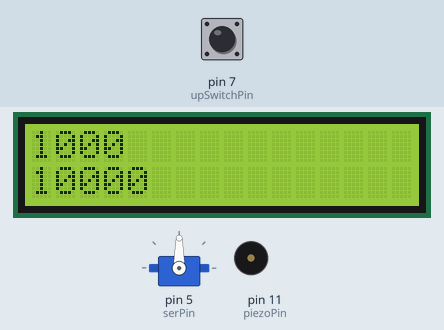
The sketch below on a simulated Arduino Uno, built with avr-gcc and run on an emulated ATmega328P. On the bench: servo, 16×2 character LCD, buzzer (waves = sounding, pin HIGH). The inputs (shaded band) are chosen by the test bench; at power-on: pin 7 (upSwitchPin) LOW.

Above: at 1.6 s.
1.7 s: pin 7 (upSwitchPin) pulled HIGH for 0.15 s
At 2.5 s:
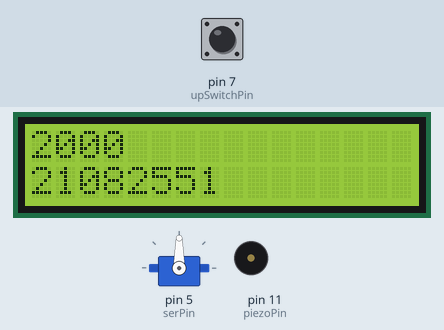
4.5 s: pin 7 (upSwitchPin) pulled HIGH for 1 s
At 5.8 s:
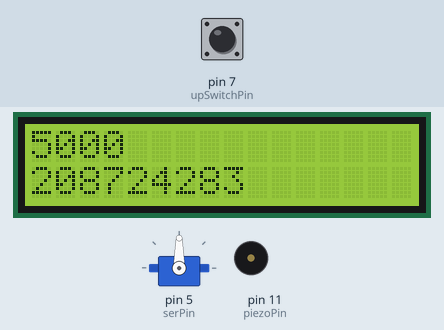
7.5 s: pin 7 (upSwitchPin) pulled HIGH for 0.15 s
At 8.3 s:
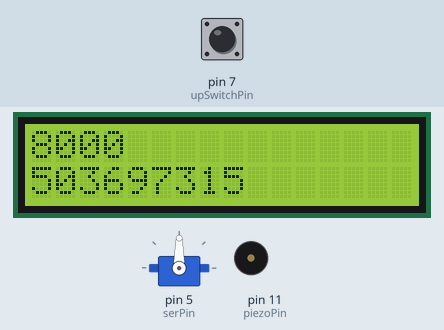
10.5 s: pin 7 (upSwitchPin) pulled HIGH for 1 s
At 11.8 s:
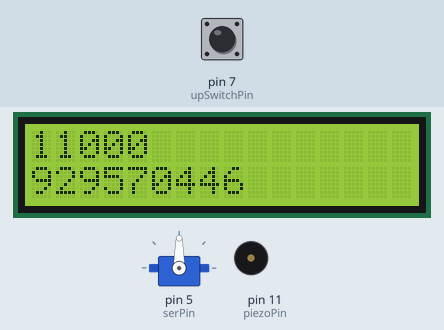
13.5 s: pin 7 (upSwitchPin) pulled HIGH for 3.2 s
At 16.5 s:
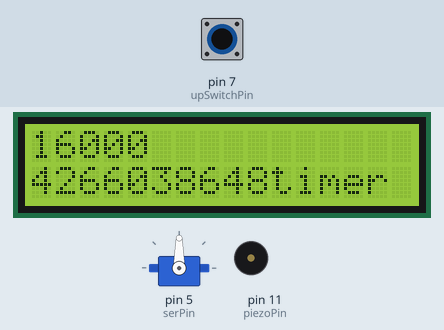
Timing chart, 0 to 18.0 s (numbered marks = the images above; inputs shaded):
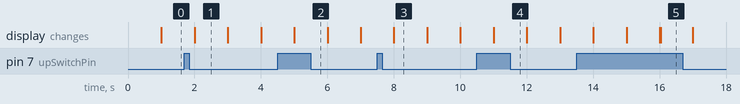

The sketch:

MillisTest.ino
```cpp
#include <Servo.h>
#include <LiquidCrystal.h>
int serPin = 5;
float serVal=0;
int potPin = A0;
int potVal;
int lightSensPin=A1;
int lightSensVal;
int upSwitchPin = 7, downSwitchPin = 6;
int RS=2,E=3,D4 = 8, D5=9,D6=10,D7=12;
int piezoPin=11;

unsigned long prevTime =0;
unsigned long timerDoneVal = 10000;
Servo ser;
LiquidCrystal lcd(RS,E,D4,D5,D6,D7);

void setup() {
  // put your setup code here, to run once:
Serial.begin(9600);
pinMode(upSwitchPin, INPUT);
pinMode(downSwitchPin, INPUT);
pinMode(piezoPin,OUTPUT);
ser.attach(serPin);
lcd.begin(16,2);


}

void loop() {


unsigned long currTime= millis();

if(currTime - prevTime>= 1000){
  lcd.clear();
  lcd.print(currTime);
  lcd.setCursor(0,1);
  lcd.print(timerDoneVal);
  prevTime = currTime;

}

if(digitalRead(upSwitchPin)){
  timerDoneVal += currTime;
}

if(currTime >= timerDoneVal){
  lcd.print("timer done");
  timerDoneVal += currTime;
}
}
```

Measured:
- what the display in image 1 shows lasts 1.0 s, from 2.0 s to 3.0 s
